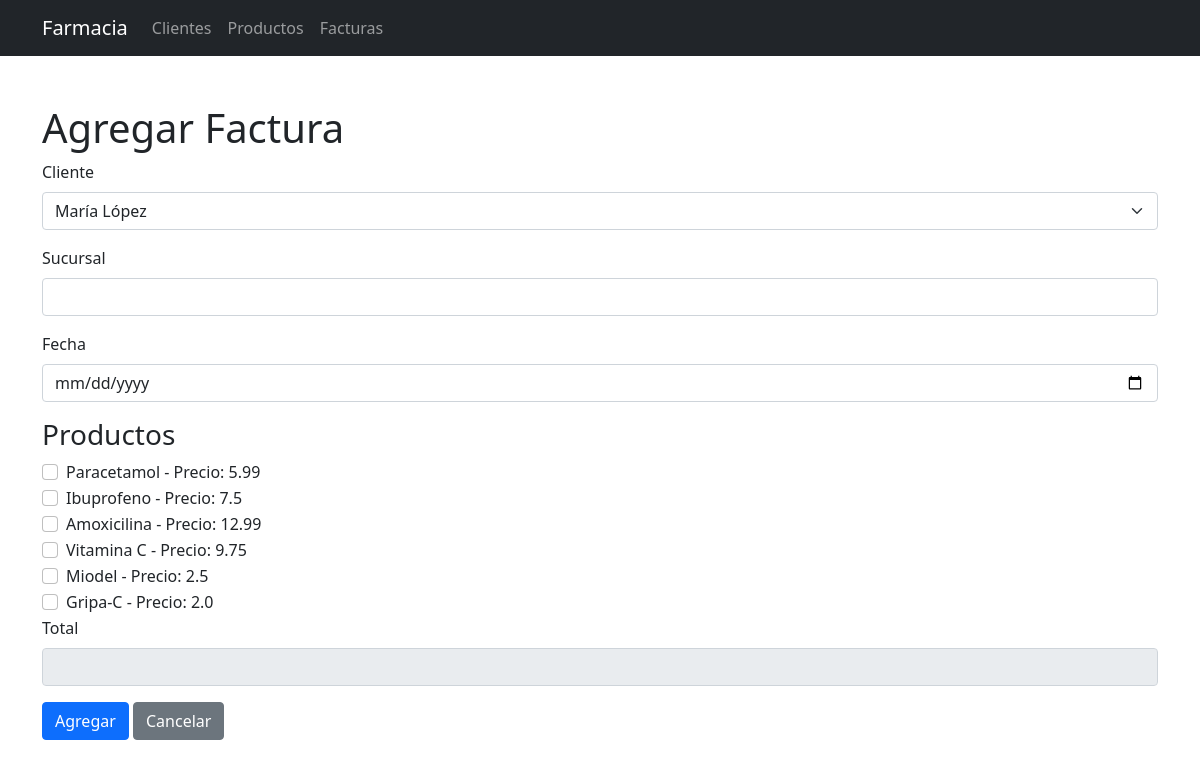
Page /agregar_factura on the committed database.
### tables this page shows
CREATE TABLE productos (
        id INTEGER PRIMARY KEY AUTOINCREMENT,
        nombre TEXT NOT NULL,
        precio REAL NOT NULL,
        stock INTEGER NOT NULL
    );

### app.py (the view, shortened to what this page needs)
@app.route('/agregar_factura', methods=['GET', 'POST'])
def agregar_factura():
    clientes = obtener_clientes()  # Función para obtener los clientes desde la base de datos
    productos = obtener_productos()  # Función para obtener los productos desde la base de datos
    return render_template('agregar_factura.html', clientes=clientes, productos=productos)

### app.py (called while the page is built)
def obtener_clientes():
    conn = sqlite3.connect('farmacia.db')
    cursor = conn.cursor()
    cursor.execute('SELECT * FROM clientes')
    clientes = cursor.fetchall()
    conn.close()
    return clientes

def obtener_productos():
    conn = sqlite3.connect('farmacia.db')
    cursor = conn.cursor()
    cursor.execute('SELECT * FROM productos')
    productos = cursor.fetchall()
    conn.close()
    return productos

### templates/agregar_factura.html (shortened to what this page needs)
{% extends "base.html" %}
{% block content %}
    <h1 class="mt-5">Agregar Factura</h1>
    <form action="/agregar_factura" method="POST">
        <div class="mb-3">
            <label for="cliente" class="form-label">Cliente</label>
            <select class="form-select" id="cliente" name="cliente" required>
                {% for cliente in clientes %}
                <option value="{{ cliente[0] }}">{{ cliente[1] }}</option>
                {% endfor %}
            </select>
        </div>
        <div class="mb-3">
            <label for="sucursal" class="form-label">Sucursal</label>
            <input type="text" class="form-control" id="sucursal" name="sucursal" required>
        </div>
        <div class="mb-3">
            <label for="fecha" class="form-label">Fecha</label>
            <input type="date" class="form-control" id="fecha" name="fecha" required>
        </div>
        <h3>Productos</h3>
        {% for producto in productos %}
        <div class="form-check">
            <input class="form-check-input" type="checkbox" id="producto_{{ producto[0] }}" name="productos" value="{{ producto[0] }}">
            <label class="form-check-label" for="producto_{{ producto[0] }}">{{ producto[1] }} - Precio: {{ producto[2] }}</label>
        </div>
        {% endfor %}
        <div class="mb-3">
            <label for="total" class="form-label">Total</label>
            <input type="number" step="0.01" class="form-control" id="total" name="total" readonly>
        </div>
        <button type="submit" class="btn btn-primary">Agregar</button>
        <a href="/facturas" class="btn btn-secondary">Cancelar</a>
    </form>
{% endblock %}

### rows in the picture
productos: nombre "Paracetamol", precio "5.99"
productos: nombre "Ibuprofeno", precio "7.5"
productos: nombre "Amoxicilina", precio "12.99"
productos: nombre "Vitamina C", precio "9.75"
productos: nombre "Miodel", precio "2.5"
productos: nombre "Gripa-C", precio "2.0"

### other values in the picture
form field cliente "María López"
